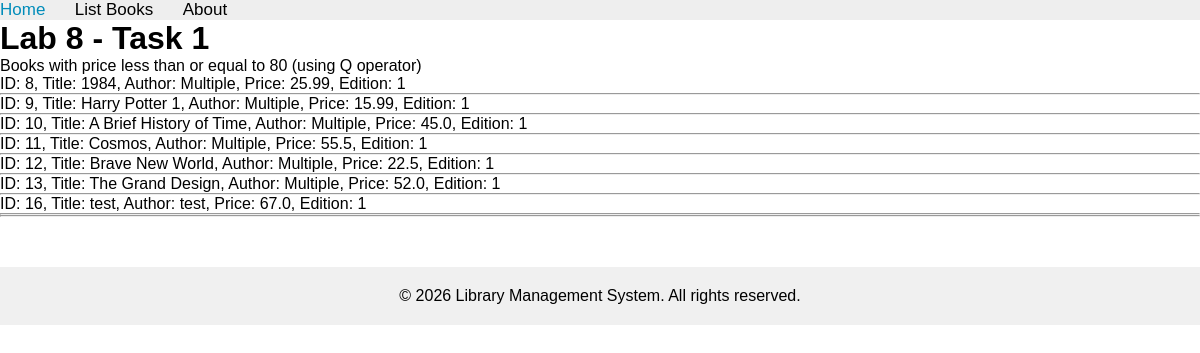
The page /books/lab8/task1 on the database its author committed.
### apps/bookmodule/models.py (models this page shows, shortened)
class Book(models.Model):
    title = models.CharField(max_length=100)
    price = models.FloatField(default=0.0)
    quantity = models.IntegerField(default=1)
    pubdate = models.DateTimeField()
    rating = models.SmallIntegerField(default=1)
    publisher = models.ForeignKey(Publisher, null=True, blank=True, on_delete=models.SET_NULL, related_name='books')
    authors = models.ManyToManyField(Author, related_name='books')
    author = models.CharField(max_length=50, default='Unknown')
    edition = models.SmallIntegerField(default=1)

### apps/bookmodule/views.py (the view)
# urls.py: path('lab8/task1', views.lab8_task1, name="books.lab8_task1"),
def lab8_task1(request):
    books = Book.objects.filter(Q(price__lte=80))
    return render(request, 'bookmodule/lab8_task1.html', {'books': books})

### apps/templates/bookmodule/lab8_task1.html (shortened to what this page needs)
{% extends "layouts/base.html" %}
{% block content %}
<h1>Lab 8 - Task 1</h1>
<p>Books with price less than or equal to 80 (using Q operator)</p>
{% if books %}
    {% for book in books %}
        ID: {{ book.id }}, Title: {{ book.title }}, Author: {{ book.author }}, Price: {{ book.price }}, Edition: {{ book.edition }}
        <hr>
    {% endfor %}
{% else %}
    <p>No books found.</p>
{% endif %}
{% endblock content %}

### apps/static/main.css (style rules this page uses)
* { margin: 0; padding: 0; box-sizing: border-box; }
body { font-family: Arial, sans-serif; }

### rows shown on the page
Book: id "8", title "1984", author "Multiple", price "25.99", edition "1"
Book: id "9", title "Harry Potter 1", author "Multiple", price "15.99", edition "1"
Book: id "10", title "A Brief History of Time", author "Multiple", price "45.0", edition "1"
Book: id "11", title "Cosmos", author "Multiple", price "55.5", edition "1"
Book: id "12", title "Brave New World", author "Multiple", price "22.5", edition "1"
Book: id "13", title "The Grand Design", author "Multiple", price "52.0", edition "1"
Book: id "16", title "test", author "test", price "67.0", edition "1"
